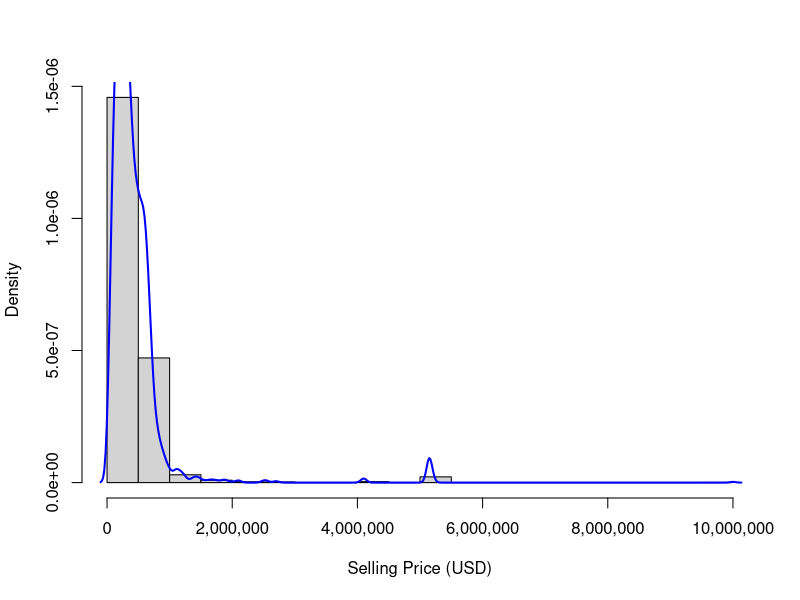
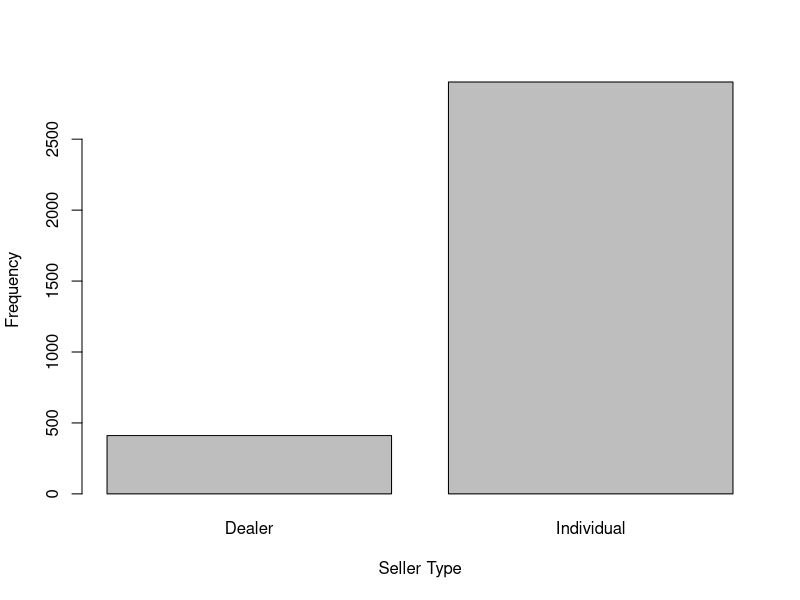
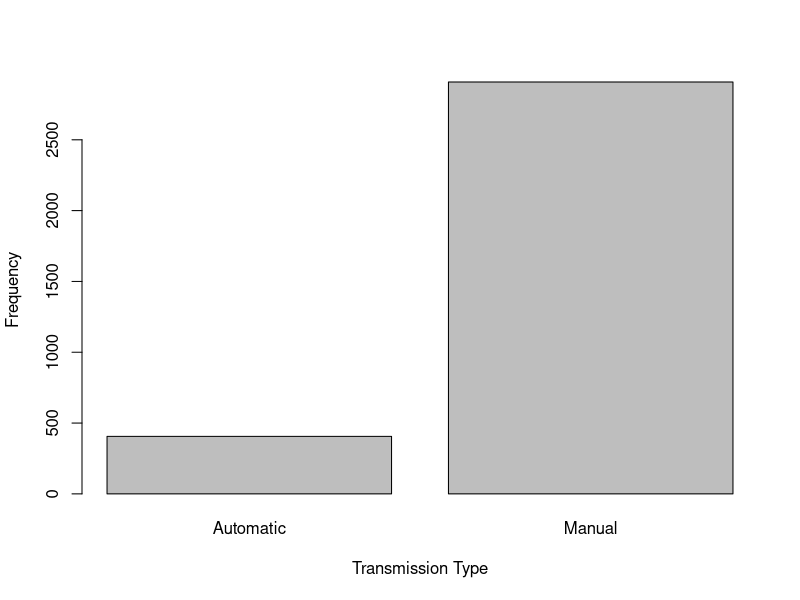
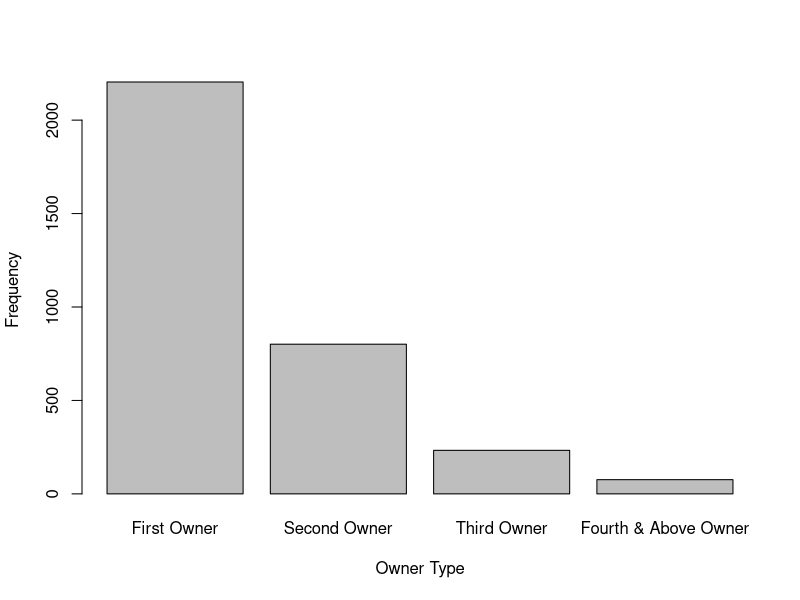
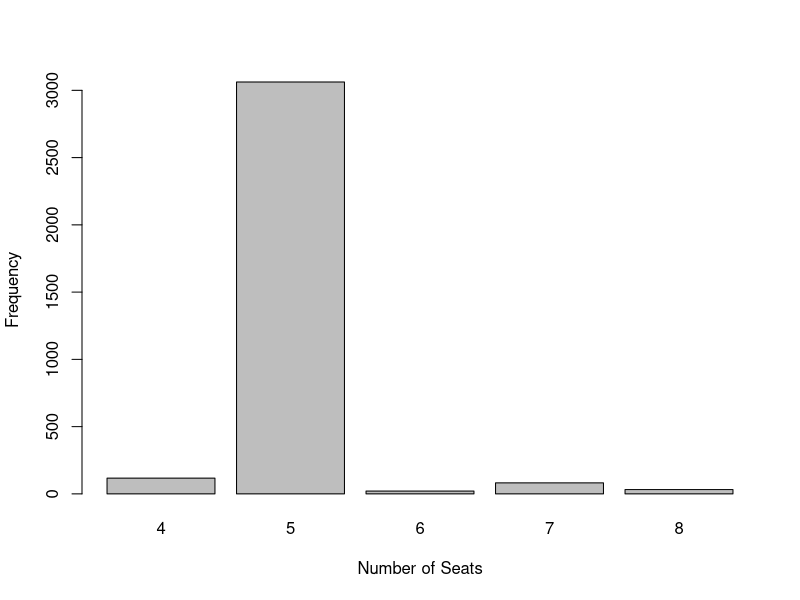
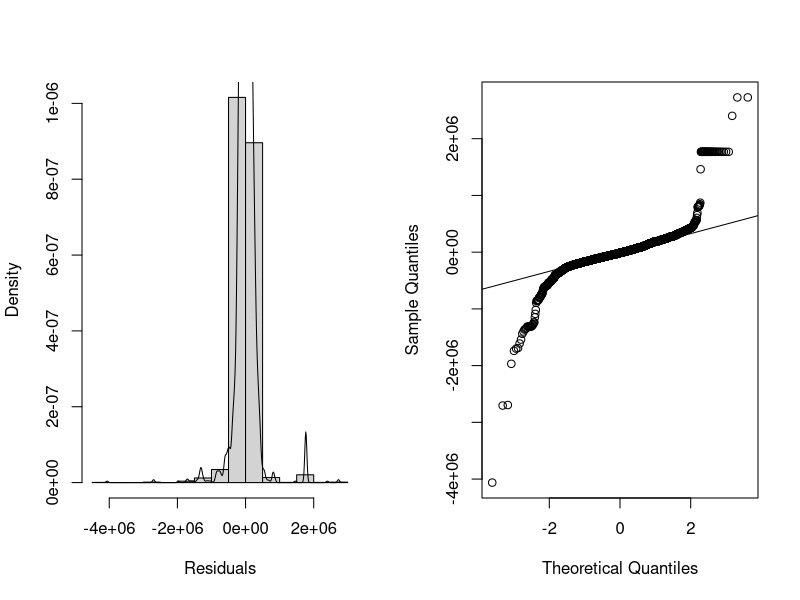
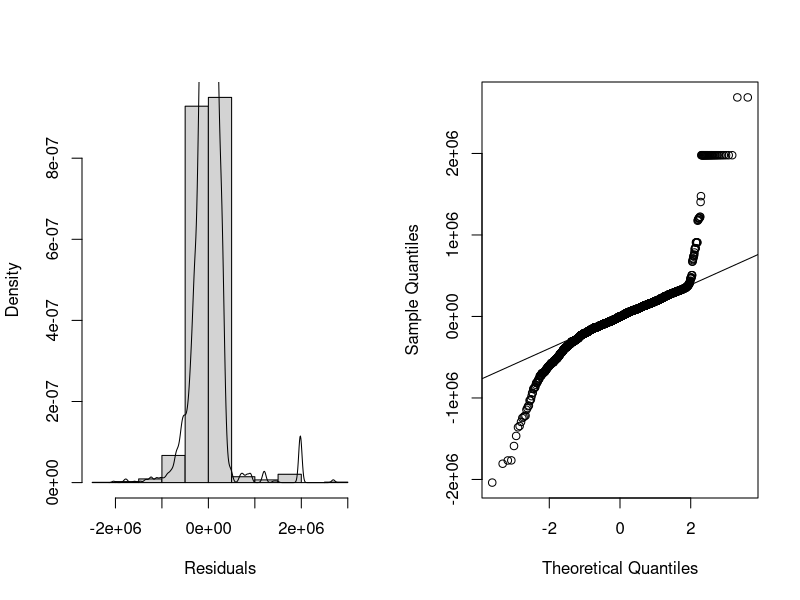
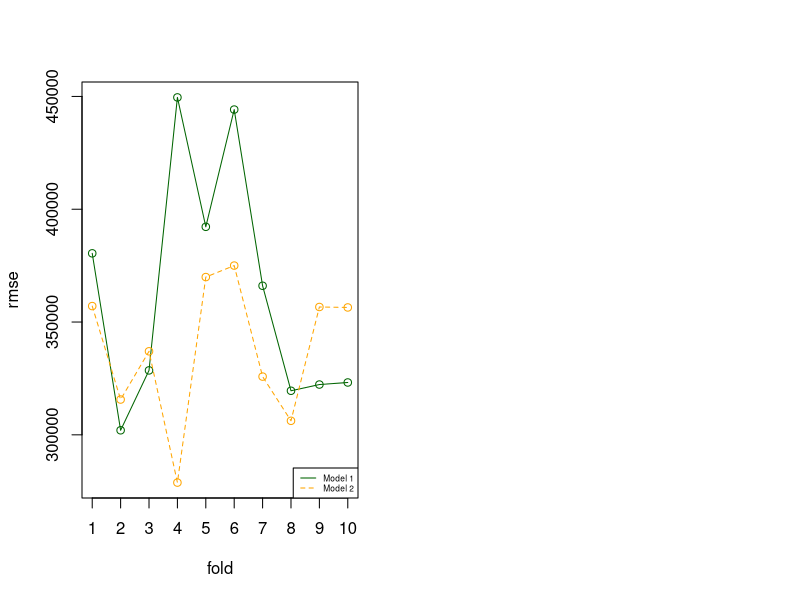

Here is the R script that generated these plots, in order:
## ---- chunk 1
# all library load statements here
library(caret)
library(knitr)
library(scales)
r.version <- "4.3.2"
seed.val <- 123456
## ---- chunk 2
cars.df <- read.csv("dataset3-3.csv")
cars.df <- na.omit(cars.df)
cars.df$seller_type <- factor(cars.df$seller_type)
cars.df$transmission <- factor(cars.df$transmission)
cars.df$owner <- factor(cars.df$owner,
                        levels = c("First Owner", "Second Owner", "Third Owner", "Fourth & Above Owner"))
cars.df$seats <- factor(cars.df$seats)
## ---- chunk 3
sum_stats <- summary(cars.df$selling_price)

summary_tbl <- data.frame(Statistic = names(sum_stats),
                          Value = as.numeric(sum_stats))

summary_tbl$Value <- format(summary_tbl$Value, scientific = FALSE, big.mark = ",")

kable(summary_tbl, caption = "Summary Statistics for Selling Price")

## ---- chunk 4
hist(cars.df$selling_price, freq = FALSE,
     main = "",
     xlab = "Selling Price (USD)",
     breaks = 20,
     axes = FALSE)
axis(1, at = axTicks(1), labels = comma(axTicks(1)))
axis(2)
lines(density(cars.df$selling_price), col = "blue", lwd = 2)
## ---- chunk 5
seller_freq <- table(cars.df$seller_type)
seller_pct <- prop.table(seller_freq) * 100
seller_tbl <- data.frame(Seller_Type = names(seller_freq),
                         Count = as.numeric(seller_freq),
                         Percentage = round(as.numeric(seller_pct), 2))

kable(seller_tbl, caption = "Distribution of Seller Types")

barplot(seller_freq,
        xlab = "Seller Type",
        ylab = "Frequency",
        axes = FALSE)
axis(2)
## ---- chunk 6
transmission.freq <- table(cars.df$transmission)
transmission.ptc <- prop.table(transmission.freq) * 100
transmission.tbl <- data.frame(Transmission_Type = names(transmission.freq),
                               Count = as.numeric(transmission.freq),
                               Percentage = round(as.numeric(transmission.ptc), 2))
kable(transmission.tbl, caption = "Distribution of Transmission Types")

barplot(transmission.freq, 
        xlab = "Transmission Type",
        ylab = "Frequency",
        axes = FALSE)
axis(2)
## ---- chunk 7
owner.freq <- table(cars.df$owner)
owner.pct <- prop.table(owner.freq) * 100
owner.tbl <- data.frame(Owner_Type = names(owner.freq),
                        Count = as.numeric(owner.freq),
                        Percentage = round(as.numeric(owner.pct), 2))
kable(owner.tbl, caption = "Distribution of Owner Types")

barplot(owner.freq,
        xlab = "Owner Type",
        ylab = "Frequency",
        axes = FALSE)
axis(2)
## ---- chunk 8
seats.freq <- table(cars.df$seats)
seats.pct <- prop.table(seats.freq) * 100
seats.tbl <- data.frame(Seat_Number = names(seats.freq),
                        Count = as.numeric(seats.freq),
                        Percentage = round(as.numeric(seats.pct), 2))
kable(seats.tbl, caption = "Distribution of Number of Seats")

barplot(seats.freq,
        xlab = "Number of Seats",
        ylab = "Frequency",
        axes = FALSE)
axis(2)
## ---- chunk 9
fit.technical <- lm(selling_price ~ km_driven + mileage + engine + max_power + engine:max_power, data = cars.df)
coef_vals <- round(coef(summary(fit.technical)), 4)
kable(coef_vals, caption = "Technical Model Coefficients")
## ---- chunk 10
adjrsq <- summary(fit.technical)$adj.r.squared[1]
formatted.str <- sprintf("The adjusted R-squared for this model was %.4f, which is a reasonably good fit.", adjrsq)
cat(formatted.str)
## ---- chunk 11
par(mfrow=c(1,2))
hist(fit.technical$residuals, freq = FALSE, main = "", xlab = "Residuals") 
lines(density(fit.technical$residuals))

qqnorm(y=fit.technical$residuals, main = "")
qqline(y=fit.technical$residuals, datax = FALSE)
## ---- chunk 12
fit.comprehensive <- lm(selling_price ~ ., data = cars.df)
coef_vals2 <- round(coef(summary(fit.comprehensive)), 4)
kable(coef_vals2, caption = "Comprehenive Model Coefficients")
## ---- chunk 13
adjrsq <- summary(fit.comprehensive)$adj.r.squared[1]
formatted.str <- sprintf("The adjusted R-squared for this model was %.4f, which is less than the value for the first model, indicating that the inclusion of market factors didn't help the model explain more of the variance.", adjrsq)
cat(formatted.str)
## ---- chunk 14
par(mfrow=c(1,2))
hist(fit.comprehensive$residuals, freq = FALSE, main = "", xlab = "Residuals") 
lines(density(fit.comprehensive$residuals))

qqnorm(y=fit.comprehensive$residuals, main = "")
qqline(y=fit.comprehensive$residuals, datax = FALSE)
## ---- chunk 15
train.control <- trainControl(method = "cv", number = 10, p= 0.80)

RNGversion(r.version)
set.seed(seed.val)

fit.technical.train <- train(selling_price ~ km_driven + mileage + engine + max_power, data = cars.df, method= "lm", trControl = train.control)

fit.comprehensive.train <- train(selling_price ~ ., data = cars.df, method = "lm", trControl = train.control)
## ---- chunk 16
num_folds <- 10

rmse.technical <- fit.technical.train$resample$RMSE
rmse.comprehensive <- fit.comprehensive.train$resample$RMSE

plot(rmse.technical, 
     xlab="fold", 
     xaxp = c(1, num_folds, num_folds-1), 
     ylab="rmse", 
     ylim=c(min(rmse.comprehensive), max(rmse.technical)), 
     col = "darkgreen")

lines(rmse.technical, col= "darkgreen")
points(rmse.comprehensive, col = "orange")
lines(rmse.comprehensive, col = "orange", lty = 2)

legend("bottomright", legend = c("Model 1", "Model 2"), col = c("darkgreen", "orange"), lty=1:2, cex = 0.5)
## ---- chunk 17
label <- c("Model 1", "Model 2")
avg.rmse.tech <-round(mean(rmse.technical),2)
avg.rmse.comp <-round(mean(rmse.comprehensive),2)
rmse <- c(avg.rmse.tech, avg.rmse.comp)
imb.tbl <- cbind(label, rmse)
kable(imb.tbl, caption="Mean RMSE for Models 1 and 2.")
